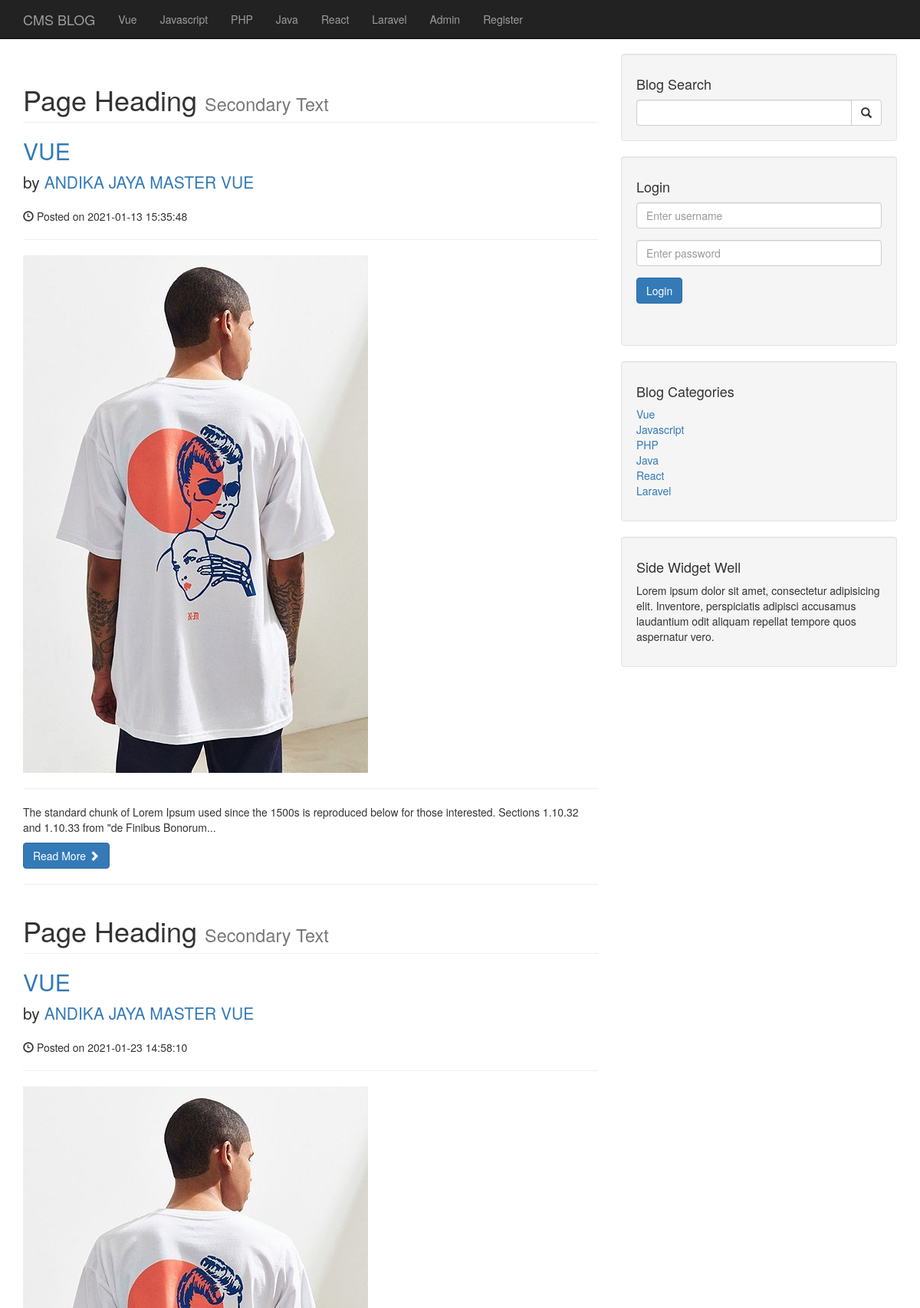
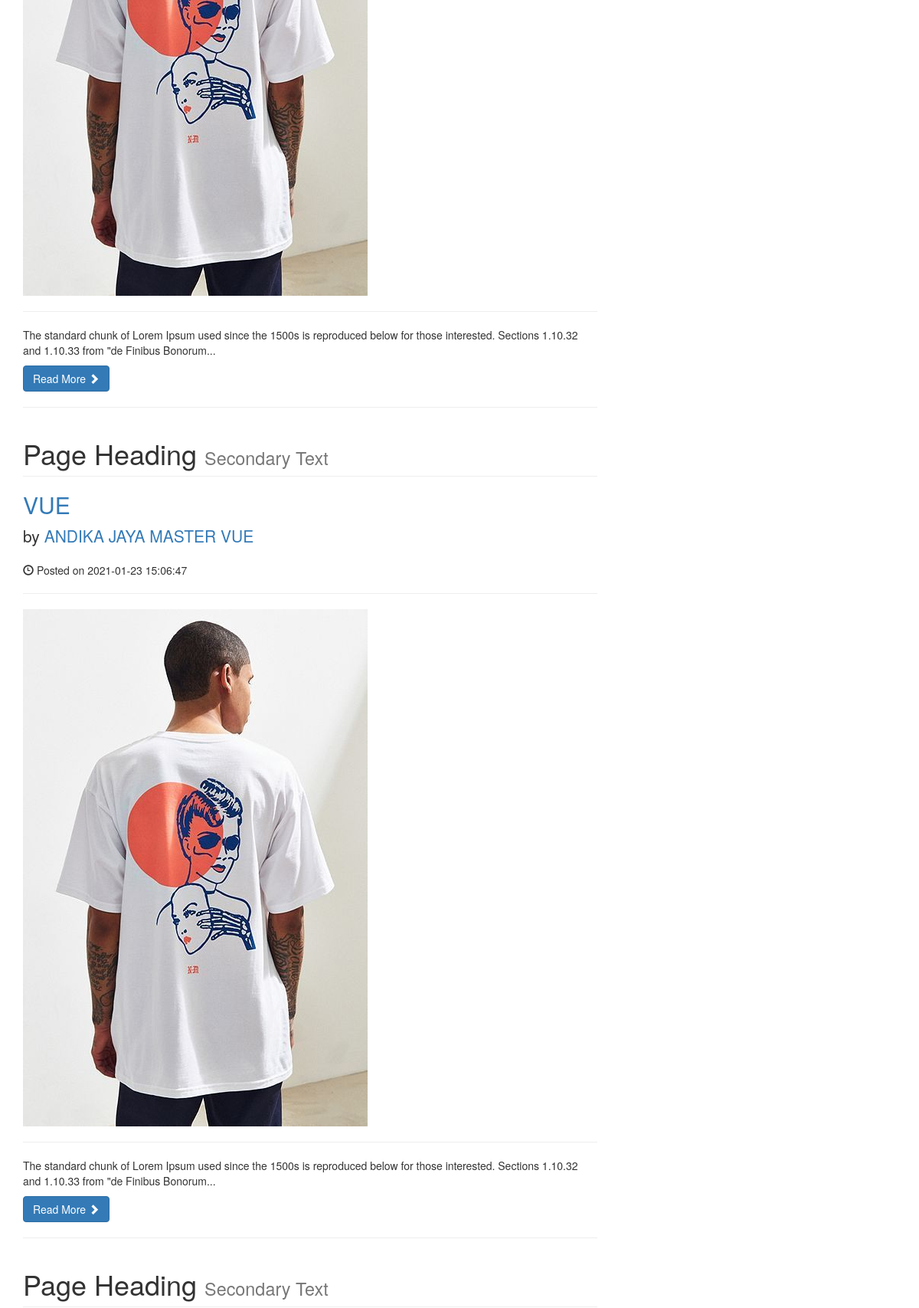
Screenshot of /category.php?id_category=1 (upper part) with the database file from the repository (2 pictures, top to bottom).
### tables this page shows
CREATE TABLE `categories` (
  `id_category` int(11) NOT NULL,
  `title` varchar(50) NOT NULL
);

CREATE TABLE `posts` (
  `id` int(11) NOT NULL,
  `id_category` int(11) NOT NULL,
  `title` varchar(255) NOT NULL,
  `author` varchar(255) DEFAULT NULL,
  `username` varchar(255) NOT NULL,
  `date` timestamp NOT NULL,
  `image` text NOT NULL,
  `description` text NOT NULL,
  `tags` varchar(255) NOT NULL,
  `total_comment` int(11) NOT NULL DEFAULT '0',
  `total_views` int(11) NOT NULL DEFAULT '0',
  `status` varchar(255) NOT NULL DEFAULT 'draft'
);

### category.php (the view, shortened to what this page needs)
<?php include "includes/header.php"; ?>
<?php include_once "includes/db.php"; ?>
    <?php include "includes/navigation.php"; ?>
    <div class="container">
        <div class="row">
            <div class="col-md-8">
                <?php
                    if(isset($_GET['id_category'])) {
                        $id_category = $_GET['id_category'];
                        $query = "SELECT a.* FROM posts a
                        WHERE a.id_category = {$id_category}";
                        $stmt = mysqli_query($connection, $query);
                        while($row = mysqli_fetch_assoc($stmt)){
                            $id_post = $row['id'];
                            $title = $row['title'];
                            $author = $row['author'];
                            $date = $row['date'];
                            $description = substr($row['description'], 0, 150);
                            $image = $row['image'];
                            ?>
                            <h1 class="page-header">
                                Page Heading
                                <small>Secondary Text</small>
                            </h1>
                            <h2>
                                <a href="post.php?id=<?php echo $id_post; ?>"><?php echo $title; ?></a>
                            </h2>
                            <p class="lead">
                                by <a href="index.php"><?php echo $author; ?></a>
                            </p>
                            <p><span class="glyphicon glyphicon-time"></span> Posted on <?php echo $date; ?></p>
                            <hr>
                            <img class="img-responsive" src="images/<?php echo $image; ?>" alt="">
                            <hr>
                            <p><?php echo $description; ?>...</p>
                            <a class="btn btn-primary" href="post.php?id=<?php echo $id_post; ?>">Read More <span class="glyphicon glyphicon-chevron-right"></span></a>
                            <hr>
                        <?php }
                    } ?>
            </div>
            <?php include "includes/sidebar.php"; ?>
        </div>
<?php include "includes/footer.php"; ?>

### includes/navigation.php (shortened to what this page needs)
<?php
    include_once "db.php";
?>
    <nav class="navbar navbar-inverse navbar-fixed-top" role="navigation">
        <div class="container">
            <div class="navbar-header">
                <a class="navbar-brand" href="./index.php">CMS BLOG</a>
            </div>
            <div class="collapse navbar-collapse" id="bs-example-navbar-collapse-1">
                <ul class="nav navbar-nav">
                    <?php
                        $query = "SELECT * FROM categories";
                        $stmt = mysqli_query($connection, $query);
                        while($row = mysqli_fetch_assoc($stmt)){
                            $title = $row['title'];
                            $id = $row['id_category'];
                            echo "<li><a href='category.php?id_category=$id'>{$title}</a></li>";
                        }
                    ?>
                    <li>
                        <a href="admin">Admin</a>
                    </li>
                    <li>
                        <a href="registration.php">Register</a>
                    </li>
                </ul>
            </div>
        </div>
    </nav>

### includes/sidebar.php (shortened to what this page needs)
<?php include_once "db.php"; ?>
<div class="col-md-4">
    <div class="well">
        <h4>Blog Search</h4>
        <form action="search.php" method="POST">
            <div class="input-group">
                <input type="text" class="form-control" name="search">
                <span class="input-group-btn">
                    <button class="btn btn-default" type="submit" name="submit">
                        <span class="glyphicon glyphicon-search"></span>
                </button>
                </span>
            </div>
        </form>
    </div>
    <div class="well">
        <h4>Login</h4>
        <form action="includes/login.php" method="POST">
            <div class="form-group">
                <input type="text" class="form-control" name="username" placeholder="Enter username">
            </div>
            <div class="form-group">
                <input type="password" class="form-control" name="password" placeholder="Enter password">
            </div>
            <div class="form-group">
                <input type="submit" class="btn btn-primary" name="login" value="Login">
            </div>
            <br>
        </form>
    </div>
    <div class="well">
        <?php
            $query = "SELECT * FROM categories";
            $stmt = mysqli_query($connection, $query);
        ?>
        <h4>Blog Categories</h4>
        <div class="row">
            <div class="col-lg-12">
                <ul class="list-unstyled">
                <?php
                    while($row = mysqli_fetch_assoc($stmt)){
                        $title = $row['title'];
                        $id = $row['id_category'];
                        echo "<li><a href='category.php?id_category=$id'>{$title}</a></li>";
                    }
                ?>
                </ul>
            </div>
        </div>
    </div>
        <?php include "widget.php" ?>
</div>

### css/blog-home.css (style rules this page uses)
body { padding-top: 70px; }

### rows the page displays
categories: title "Vue"
categories: title "Javascript"
categories: title "PHP"
categories: title "Java"
categories: title "React"
categories: title "Laravel"
posts: title "VUE", author "ANDIKA JAYA MASTER VUE", date "2021-01-13 15:35:48", image (picture), description "The standard chunk of Lorem Ipsum used since the 1500s is reproduced below for those interested. Sections 1.10.32 and 1.10.33 from \"de Finibus Bonorum"
posts: title "VUE", author "ANDIKA JAYA MASTER VUE", date "2021-01-23 14:58:10", image (picture), description "The standard chunk of Lorem Ipsum used since the 1500s is reproduced below for those interested. Sections 1.10.32 and 1.10.33 from \"de Finibus Bonorum"
posts: title "VUE", author "ANDIKA JAYA MASTER VUE", date "2021-01-23 15:06:47", image (picture), description "The standard chunk of Lorem Ipsum used since the 1500s is reproduced below for those interested. Sections 1.10.32 and 1.10.33 from \"de Finibus Bonorum"
